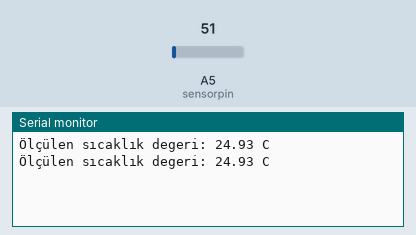
A sketch run on a simulated Arduino Uno, built with avr-gcc and run on an emulated ATmega328P. On the bench: the last lines printed to the serial monitor. The inputs (shaded band) are chosen by the test bench; at power-on: A5 (sensorpin) = 51.

Above: at 2.8 s.
2.9 s: A5 (sensorpin) set to 61
At 5.2 s:
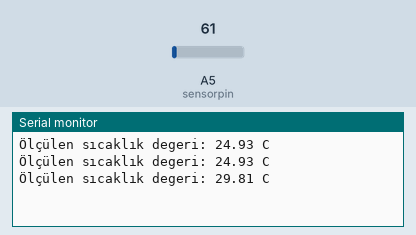
5.6 s: A5 (sensorpin) set to 71
At 7.0 s:
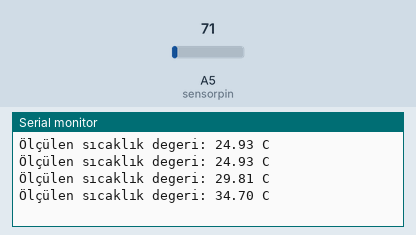
Timing chart, 0 to 8.6 s (numbered marks = the images above; inputs shaded):
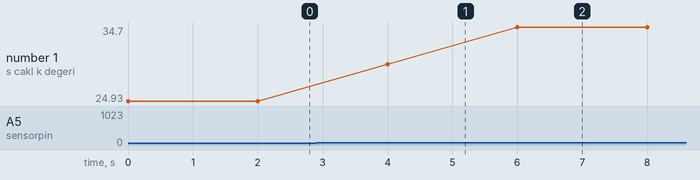

The sketch:

3.2.2.1_LM35_sicaklik_seri_porta_yazma.ino
```cpp
int sensorpin=5; //LM35 pini tanımlanır.
float LM35deger; //LM35 çıkışındaki büyüklüğü ölçmek için LM35 isminde bir değişken tanımlanır.
float analogdeger; //analogdeger isimli bir değişken tanımlanır.

void setup () {
Serial.begin(9600); //Seri veri iletişimi başlatılır.
}

void loop () {
analogdeger = analogRead(sensorpin); //LM35 çıkışından(A5) okunan analog sayı analogdeger isimli değişkene atanır.
analogdeger = (analogdeger/1023)*5000;//0-1023 arası okunan analog değer mV'a dönüştr
LM35deger = analogdeger /10; // Okunan mV  sicakliğa dönüştürülerek LM35 isimli değişkene atanır.
Serial.print("Ölçülen sıcaklık degeri: "); //Seri port ekranına  "Ölçülen sıcaklık degeri:" yazdırılır.
Serial.print (LM35deger); //LM35'den okunan değer seriport ekranına yazdırılır.
Serial.println (" C");
delay (2000); //sensörden okuma her 2 saniyede bir gerçekleşir.

}
```

Measured:
- after the input at 2.9 s, the serial monitor: prints a new line after 1.1 s (image 1)
- after the input at 5.6 s, the serial monitor: prints a new line after 0.40 s (image 2)
- plotted number 1: 24.93 → 29.81 after the input at 2.9 s, 29.81 → 34.7 after the input at 5.6 s
